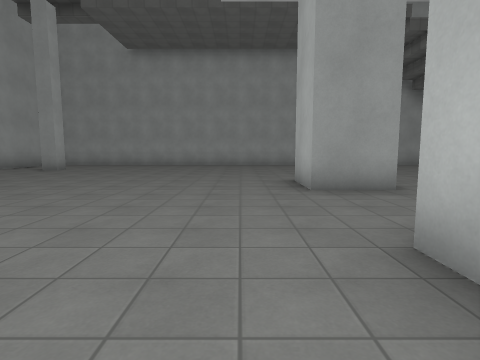
View 1 (above)

16 first-person views from a walk through a 3-D level made in the Godot game engine. The camera is 1.4 m above the floor, tilts 6° down and sees 80° across. The floor is counted in squares, 2 m on a side. Each view is taken from the middle of a square. On the plan, view 1 faces up. The plan holds only what a view shows up to about 10 squares ahead; the rest is blank. Surface patterns are stand-ins for the level's own textures.

View 2
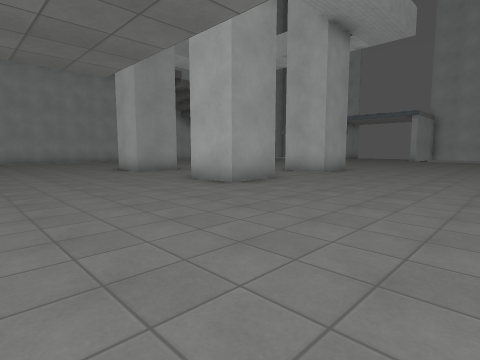

View 3
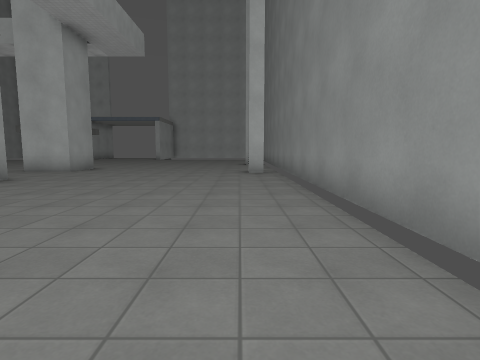

View 4
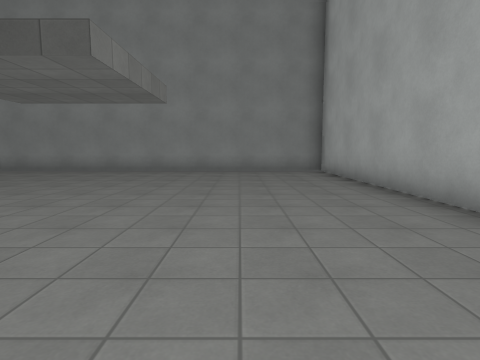

View 5
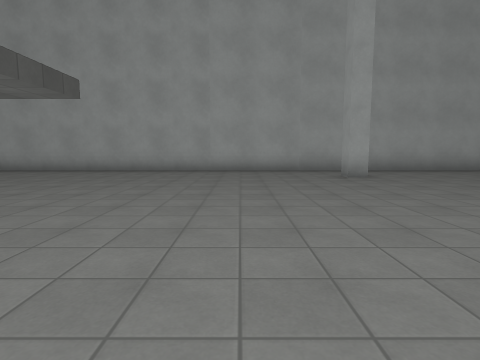

View 6
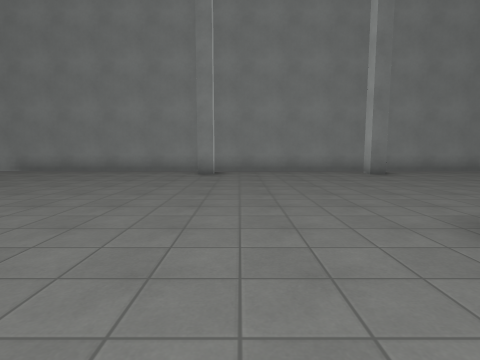

View 7
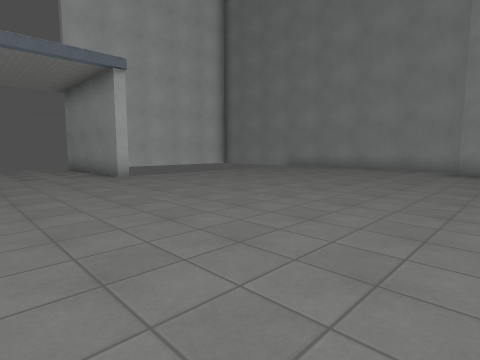

View 8
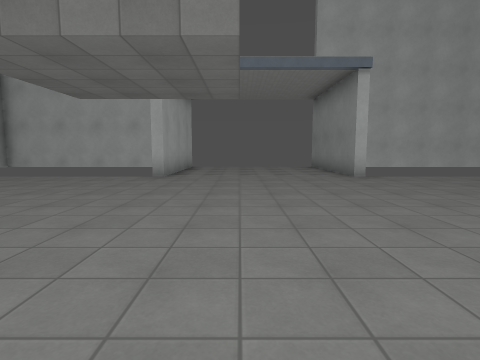

View 9
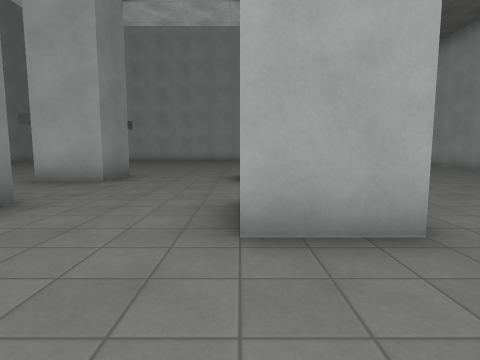

View 10
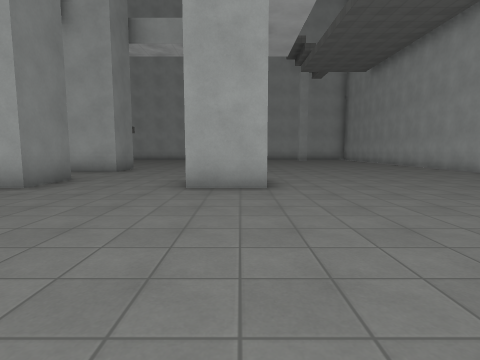

View 11
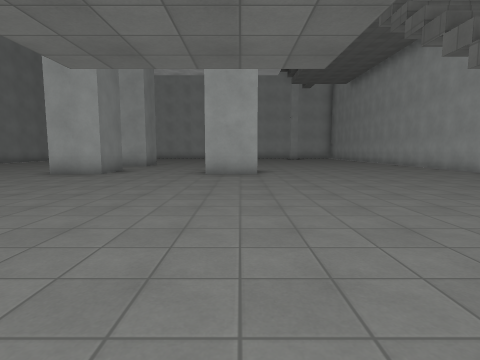

View 12
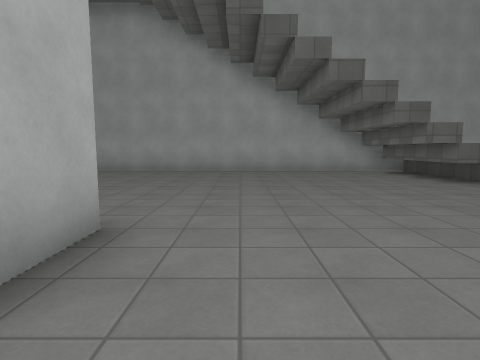

View 13
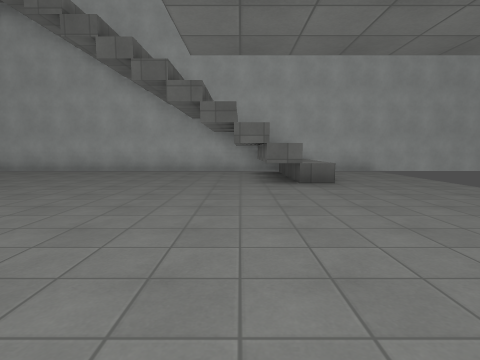

View 14
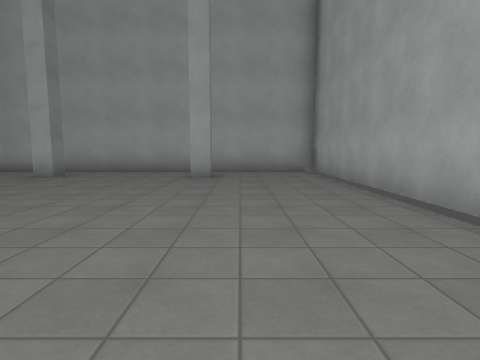

View 15
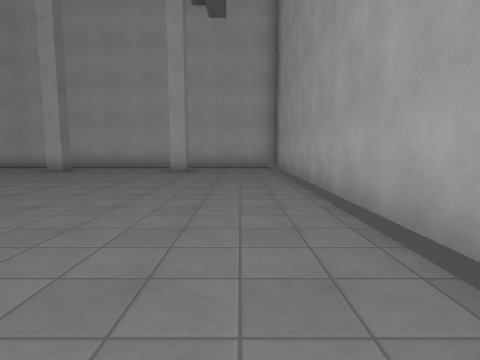

View 16
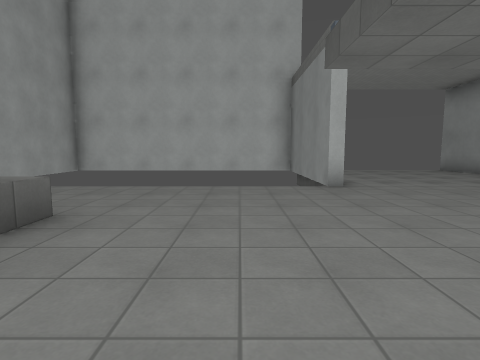

### Floor plan
Points are (right, up) in squares from view 1. A wall is a line through its corners. A room is listed if a view was taken in it or the views show most of it. See-through windows are left out.
Room 1 (views 1, 2, 3, 4, 5, 6, 7, 8, 9, 10, 11, 12, 13, 14, 15, 16)
walls: (2.8, 2) (2.8, 0.5) (1.3, 0.5) (1.3, 2) (2.8, 2); (5.3, 2) (6.8, 2) (6.8, 0.5) (5.3, 0.5) (5.3, 2); (2.9, 5) (1.3, 5) (1.3, 6.5); (6.8, 6.6) (6.8, 5); (4.8, -5.8) (4.8, -5.3) (5.2, -5.3) (5.2, -5.8); (9.8, -5.3) (10.2, -5.3); (3.1, 13.5) (1.9, 13.5); (1.4, 13.5) (-8.7, 13.5) (-8.7, -6.5) (9.9, -6.5); (-6.8, 6.3) (-6.2, 6.3) (-6.2, 5.8) (-6.8, 5.8); (10.4, -6.5) (17, -6.5); (14.1, 10) (12.6, 10) (12.6, 13.2); (16.5, 1) (21, 1); (-6.8, 10.3) (-6.2, 10.3) (-6.2, 9.7) (-6.8, 9.7); (19, 6) (16.5, 6) (16.5, 6.3); (18, 13.5) (3.2, 13.5)

Where each view was taken, in squares from view 1:
view 1: 0 up, 0 right, facing up
view 2: 4 down, 3 left, facing up-right
view 3: 5 down, 4 left, facing right
view 4: 3 up, 6 left, facing down
view 5: 3 up, 1 right, facing left
view 6: 3 up, 9 right, facing down
view 7: 4 up, 9 right, facing down-right
view 8: 4 up, 9 right, facing right
view 9: 5 up, 9 right, facing left
view 10: 6 up, 12 right, facing left
view 11: 6 up, 15 right, facing left
view 12: 4 up, 8 right, facing up
view 13: 4 up, 12 right, facing up
view 14: 11 up, 1 right, facing left
view 15: 12 up, 3 right, facing left
view 16: 8 up, 11 right, facing right
